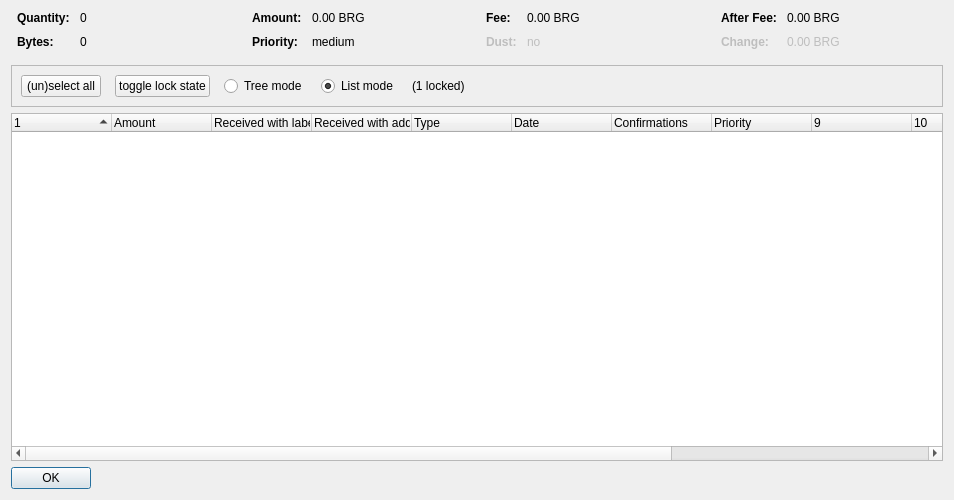
<?xml version="1.0" encoding="UTF-8"?>
<ui version="4.0">
 <class>CoinControlDialog</class>
 <widget class="QDialog" name="CoinControlDialog">
  <property name="geometry">
   <rect>
    <x>0</x>
    <y>0</y>
    <width>954</width>
    <height>500</height>
   </rect>
  </property>
  <property name="windowTitle">
   <string>Coin Selection</string>
  </property>
  <layout class="QVBoxLayout" name="verticalLayout">
   <item>
    <layout class="QHBoxLayout" name="horizontalLayoutTop" stretch="0,0,0,0">
     <property name="topMargin">
      <number>0</number>
     </property>
     <property name="bottomMargin">
      <number>10</number>
     </property>
     <item>
      <layout class="QFormLayout" name="formLayoutCoinControl1">
       <property name="horizontalSpacing">
        <number>10</number>
       </property>
       <property name="verticalSpacing">
        <number>10</number>
       </property>
       <property name="leftMargin">
        <number>6</number>
       </property>
       <property name="rightMargin">
        <number>6</number>
       </property>
       <item row="0" column="0">
        <widget class="QLabel" name="labelCoinControlQuantityText">
         <property name="font">
          <font>
           <weight>75</weight>
           <bold>true</bold>
          </font>
         </property>
         <property name="text">
          <string>Quantity:</string>
         </property>
        </widget>
       </item>
       <item row="0" column="1">
        <widget class="QLabel" name="labelCoinControlQuantity">
         <property name="cursor">
          <cursorShape>IBeamCursor</cursorShape>
         </property>
         <property name="contextMenuPolicy">
          <enum>Qt::ActionsContextMenu</enum>
         </property>
         <property name="text">
          <string notr="true">0</string>
         </property>
         <property name="textInteractionFlags">
          <set>Qt::LinksAccessibleByMouse|Qt::TextSelectableByKeyboard|Qt::TextSelectableByMouse</set>
         </property>
        </widget>
       </item>
       <item row="1" column="0">
        <widget class="QLabel" name="labelCoinControlBytesText">
         <property name="font">
          <font>
           <weight>75</weight>
           <bold>true</bold>
          </font>
         </property>
         <property name="text">
          <string>Bytes:</string>
         </property>
        </widget>
       </item>
       <item row="1" column="1">
        <widget class="QLabel" name="labelCoinControlBytes">
         <property name="cursor">
          <cursorShape>IBeamCursor</cursorShape>
         </property>
         <property name="contextMenuPolicy">
          <enum>Qt::ActionsContextMenu</enum>
         </property>
         <property name="text">
          <string notr="true">0</string>
         </property>
         <property name="textInteractionFlags">
          <set>Qt::LinksAccessibleByMouse|Qt::TextSelectableByKeyboard|Qt::TextSelectableByMouse</set>
         </property>
        </widget>
       </item>
      </layout>
     </item>
     <item>
      <layout class="QFormLayout" name="formLayoutCoinControl2">
       <property name="horizontalSpacing">
        <number>10</number>
       </property>
       <property name="verticalSpacing">
        <number>10</number>
       </property>
       <property name="leftMargin">
        <number>6</number>
       </property>
       <property name="rightMargin">
        <number>6</number>
       </property>
       <item row="0" column="0">
        <widget class="QLabel" name="labelCoinControlAmountText">
         <property name="font">
          <font>
           <weight>75</weight>
           <bold>true</bold>
          </font>
         </property>
         <property name="text">
          <string>Amount:</string>
         </property>
        </widget>
       </item>
       <item row="0" column="1">
        <widget class="QLabel" name="labelCoinControlAmount">
         <property name="cursor">
          <cursorShape>IBeamCursor</cursorShape>
         </property>
         <property name="contextMenuPolicy">
          <enum>Qt::ActionsContextMenu</enum>
         </property>
         <property name="text">
          <string notr="true">0.00 BRG</string>
         </property>
         <property name="textInteractionFlags">
          <set>Qt::LinksAccessibleByMouse|Qt::TextSelectableByKeyboard|Qt::TextSelectableByMouse</set>
         </property>
        </widget>
       </item>
       <item row="1" column="0">
        <widget class="QLabel" name="labelCoinControlPriorityText">
         <property name="font">
          <font>
           <weight>75</weight>
           <bold>true</bold>
          </font>
         </property>
         <property name="text">
          <string>Priority:</string>
         </property>
        </widget>
       </item>
       <item row="1" column="1">
        <widget class="QLabel" name="labelCoinControlPriority">
         <property name="cursor">
          <cursorShape>IBeamCursor</cursorShape>
         </property>
         <property name="contextMenuPolicy">
          <enum>Qt::ActionsContextMenu</enum>
         </property>
         <property name="text">
          <string>medium</string>
         </property>
         <property name="textInteractionFlags">
          <set>Qt::LinksAccessibleByMouse|Qt::TextSelectableByKeyboard|Qt::TextSelectableByMouse</set>
         </property>
        </widget>
       </item>
      </layout>
     </item>
     <item>
      <layout class="QFormLayout" name="formLayoutCoinControl3">
       <property name="horizontalSpacing">
        <number>10</number>
       </property>
       <property name="verticalSpacing">
        <number>10</number>
       </property>
       <property name="leftMargin">
        <number>6</number>
       </property>
       <property name="rightMargin">
        <number>6</number>
       </property>
       <item row="0" column="0">
        <widget class="QLabel" name="labelCoinControlFeeText">
         <property name="font">
          <font>
           <weight>75</weight>
           <bold>true</bold>
          </font>
         </property>
         <property name="text">
          <string>Fee:</string>
         </property>
        </widget>
       </item>
       <item row="0" column="1">
        <widget class="QLabel" name="labelCoinControlFee">
         <property name="cursor">
          <cursorShape>IBeamCursor</cursorShape>
         </property>
         <property name="contextMenuPolicy">
          <enum>Qt::ActionsContextMenu</enum>
         </property>
         <property name="text">
          <string notr="true">0.00 BRG</string>
         </property>
         <property name="textInteractionFlags">
          <set>Qt::LinksAccessibleByMouse|Qt::TextSelectableByKeyboard|Qt::TextSelectableByMouse</set>
         </property>
        </widget>
       </item>
       <item row="1" column="0">
        <widget class="QLabel" name="labelCoinControlLowOutputText">
         <property name="enabled">
          <bool>false</bool>
         </property>
         <property name="font">
          <font>
           <weight>75</weight>
           <bold>true</bold>
          </font>
         </property>
         <property name="text">
          <string>Dust:</string>
         </property>
        </widget>
       </item>
       <item row="1" column="1">
        <widget class="QLabel" name="labelCoinControlLowOutput">
         <property name="enabled">
          <bool>false</bool>
         </property>
         <property name="cursor">
          <cursorShape>IBeamCursor</cursorShape>
         </property>
         <property name="contextMenuPolicy">
          <enum>Qt::ActionsContextMenu</enum>
         </property>
         <property name="text">
          <string>no</string>
         </property>
         <property name="textInteractionFlags">
          <set>Qt::LinksAccessibleByMouse|Qt::TextSelectableByKeyboard|Qt::TextSelectableByMouse</set>
         </property>
        </widget>
       </item>
      </layout>
     </item>
     <item>
      <layout class="QFormLayout" name="formLayoutCoinControl4">
       <property name="horizontalSpacing">
        <number>10</number>
       </property>
       <property name="verticalSpacing">
        <number>10</number>
       </property>
       <property name="leftMargin">
        <number>6</number>
       </property>
       <property name="rightMargin">
        <number>6</number>
       </property>
       <item row="0" column="0">
        <widget class="QLabel" name="labelCoinControlAfterFeeText">
         <property name="font">
          <font>
           <weight>75</weight>
           <bold>true</bold>
          </font>
         </property>
         <property name="text">
          <string>After Fee:</string>
         </property>
        </widget>
       </item>
       <item row="0" column="1">
        <widget class="QLabel" name="labelCoinControlAfterFee">
         <property name="cursor">
          <cursorShape>IBeamCursor</cursorShape>
         </property>
         <property name="contextMenuPolicy">
          <enum>Qt::ActionsContextMenu</enum>
         </property>
         <property name="text">
          <string notr="true">0.00 BRG</string>
         </property>
         <property name="textInteractionFlags">
          <set>Qt::LinksAccessibleByMouse|Qt::TextSelectableByKeyboard|Qt::TextSelectableByMouse</set>
         </property>
        </widget>
       </item>
       <item row="1" column="0">
        <widget class="QLabel" name="labelCoinControlChangeText">
         <property name="enabled">
          <bool>false</bool>
         </property>
         <property name="font">
          <font>
           <weight>75</weight>
           <bold>true</bold>
          </font>
         </property>
         <property name="text">
          <string>Change:</string>
         </property>
        </widget>
       </item>
       <item row="1" column="1">
        <widget class="QLabel" name="labelCoinControlChange">
         <property name="enabled">
          <bool>false</bool>
         </property>
         <property name="cursor">
          <cursorShape>IBeamCursor</cursorShape>
         </property>
         <property name="contextMenuPolicy">
          <enum>Qt::ActionsContextMenu</enum>
         </property>
         <property name="text">
          <string notr="true">0.00 BRG</string>
         </property>
         <property name="textInteractionFlags">
          <set>Qt::LinksAccessibleByMouse|Qt::TextSelectableByKeyboard|Qt::TextSelectableByMouse</set>
         </property>
        </widget>
       </item>
      </layout>
     </item>
    </layout>
   </item>
   <item>
    <widget class="QFrame" name="frame">
     <property name="minimumSize">
      <size>
       <width>0</width>
       <height>40</height>
      </size>
     </property>
     <property name="frameShape">
      <enum>QFrame::StyledPanel</enum>
     </property>
     <property name="frameShadow">
      <enum>QFrame::Sunken</enum>
     </property>
     <layout class="QHBoxLayout" name="horizontalLayout">
      <item>
       <layout class="QHBoxLayout" name="horizontalLayoutPanel" stretch="0,0,0,0,0,0">
        <property name="spacing">
         <number>14</number>
        </property>
        <item>
         <widget class="QPushButton" name="pushButtonSelectAll">
          <property name="sizePolicy">
           <sizepolicy hsizetype="Maximum" vsizetype="Fixed">
            <horstretch>0</horstretch>
            <verstretch>0</verstretch>
           </sizepolicy>
          </property>
          <property name="text">
           <string>(un)select all</string>
          </property>
          <property name="autoDefault">
           <bool>false</bool>
          </property>
         </widget>
        </item>
        <item>
         <widget class="QPushButton" name="pushButtonToggleLock">
          <property name="sizePolicy">
           <sizepolicy hsizetype="Maximum" vsizetype="Fixed">
            <horstretch>0</horstretch>
            <verstretch>0</verstretch>
           </sizepolicy>
          </property>
          <property name="text">
           <string>toggle lock state</string>
          </property>
          <property name="autoDefault">
           <bool>false</bool>
          </property>
         </widget>
        </item>
        <item>
         <widget class="QRadioButton" name="radioTreeMode">
          <property name="sizePolicy">
           <sizepolicy hsizetype="Maximum" vsizetype="Fixed">
            <horstretch>0</horstretch>
            <verstretch>0</verstretch>
           </sizepolicy>
          </property>
          <property name="text">
           <string>Tree mode</string>
          </property>
         </widget>
        </item>
        <item>
         <widget class="QRadioButton" name="radioListMode">
          <property name="sizePolicy">
           <sizepolicy hsizetype="Maximum" vsizetype="Fixed">
            <horstretch>0</horstretch>
            <verstretch>0</verstretch>
           </sizepolicy>
          </property>
          <property name="text">
           <string>List mode</string>
          </property>
          <property name="checked">
           <bool>true</bool>
          </property>
         </widget>
        </item>
        <item>
         <widget class="QLabel" name="labelLocked">
          <property name="text">
           <string>(1 locked)</string>
          </property>
         </widget>
        </item>
        <item>
         <spacer name="horizontalSpacer">
          <property name="orientation">
           <enum>Qt::Horizontal</enum>
          </property>
          <property name="sizeHint" stdset="0">
           <size>
            <width>40</width>
            <height>20</height>
           </size>
          </property>
         </spacer>
        </item>
       </layout>
      </item>
     </layout>
    </widget>
   </item>
   <item>
    <widget class="CoinControlTreeWidget" name="treeWidget">
     <property name="contextMenuPolicy">
      <enum>Qt::CustomContextMenu</enum>
     </property>
     <property name="sortingEnabled">
      <bool>false</bool>
     </property>
     <property name="columnCount">
      <number>13</number>
     </property>
     <attribute name="headerShowSortIndicator" stdset="0">
      <bool>true</bool>
     </attribute>
     <attribute name="headerStretchLastSection">
      <bool>false</bool>
     </attribute>
     <column>
      <property name="text">
       <string/>
      </property>
     </column>
     <column>
      <property name="text">
       <string>Amount</string>
      </property>
     </column>
     <column>
      <property name="text">
       <string>Received with label</string>
      </property>
     </column>
     <column>
      <property name="text">
       <string>Received with address</string>
      </property>
     </column>
     <column>
      <property name="text">
	<string>Type</string>
      </property>
     </column>
     <column>
      <property name="text">	 
       <string>Date</string>
      </property>
     </column>
     <column>
      <property name="text">
       <string>Confirmations</string>
      </property>
      <property name="toolTip">
       <string>Confirmed</string>
      </property>
     </column>
     <column>
      <property name="text">
       <string>Priority</string>
      </property>
     </column>
     <column>
      <property name="text">
       <string/>
      </property>
     </column>
     <column>
      <property name="text">
       <string/>
      </property>
     </column>
     <column>
      <property name="text">
       <string/>
      </property>
     </column>
     <column>
      <property name="text">
       <string/>
      </property>
     </column>
     <column>
      <property name="text">
       <string/>
      </property>
     </column>
    </widget>
   </item>
   <item>
    <widget class="QDialogButtonBox" name="buttonBox">
     <property name="sizePolicy">
      <sizepolicy hsizetype="Maximum" vsizetype="Fixed">
       <horstretch>0</horstretch>
       <verstretch>0</verstretch>
      </sizepolicy>
     </property>
     <property name="orientation">
      <enum>Qt::Horizontal</enum>
     </property>
     <property name="standardButtons">
      <set>QDialogButtonBox::Ok</set>
     </property>
    </widget>
   </item>
  </layout>
 </widget>
 <customwidgets>
  <customwidget>
   <class>CoinControlTreeWidget</class>
   <extends>QTreeWidget</extends>
   <header>coincontroltreewidget.h</header>
  </customwidget>
 </customwidgets>
 <resources/>
 <connections/>
</ui>
